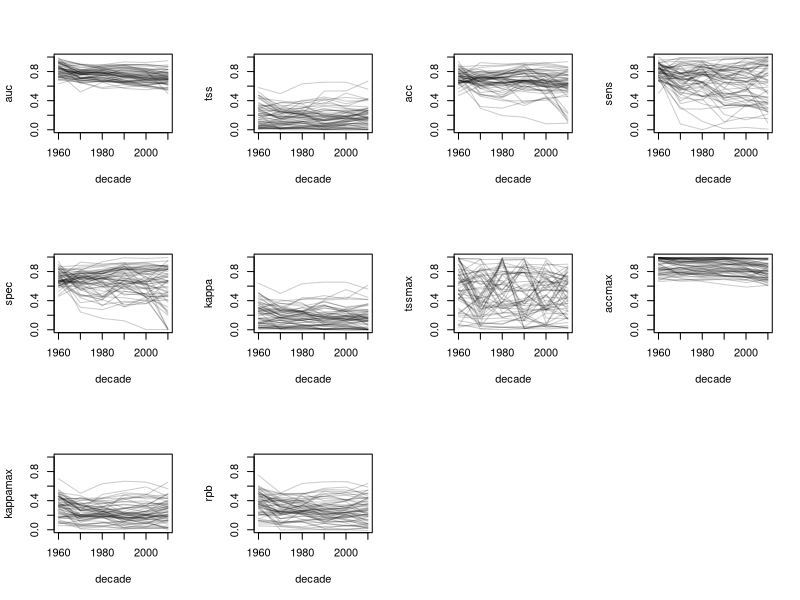
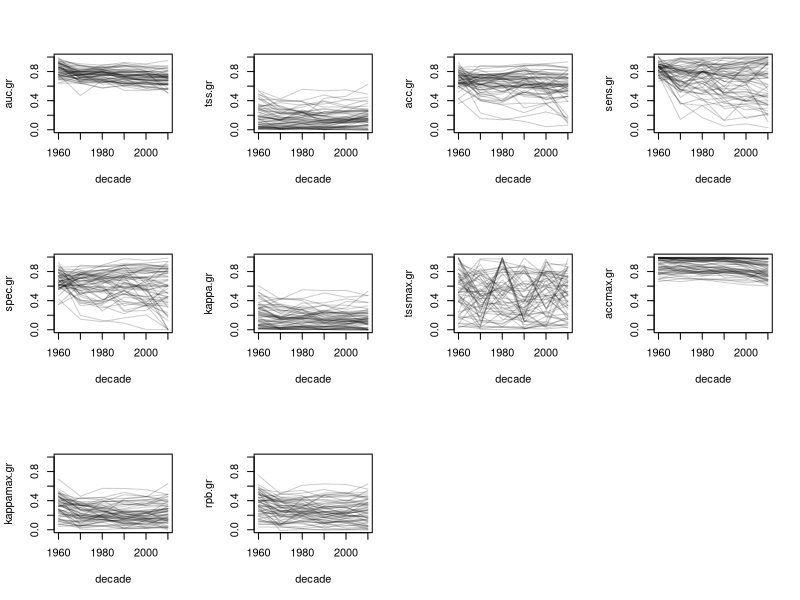

Source code (R) for these figures, in order:
## Another script to test whether thermal envelopes change through time (non-stationarity)
## This examines summary stats on models to first decade of dataset and projected later

## Set working directories depending on computer
if(Sys.info()["nodename"] == "pinsky-macbookair"){
	setwd('~/Documents/Rutgers/Range projections/proj_ranges/')
	modfolder <- '../CEmodels_nonstationaritytest/'
	nthreads=2
	}
if(Sys.info()["nodename"] == "amphiprion.deenr.rutgers.edu"){
	setwd('~/Documents/range_projections/')
	.libPaths(new='~/R/library/') # so that it can find my old packages
	modfolder <- 'CEmodels_nonstationaritytest/'
	nthreads=10
	}
if(Sys.info()["user"] == "lauren"){
	setwd('~/backup/NatCap/proj_ranges/')
	modfolder <- 'output/CEmodels_nonstationaritytest/'
	nthreads=1
}

# Load model evaluations
modeldiag <- read.csv('output/modeldiag_nonstationarity_projection.csv')

##########################################
# Plot stats over decades for each spp
##########################################
spp <- sort(unique(modeldiag$sppocean[!is.na(modeldiag$auc)]))

# On individual points
col=rgb(0, 0, 0, 0.2)
quartz(width=12, height=9)
par(mfrow=c(3,4))
	# auc
with(modeldiag[modeldiag$sppocean==spp[1],], plot(decade, auc, type='l', col=col, ylim=c(0,1)))
for(i in 2:length(spp)) with(modeldiag[modeldiag$sppocean==spp[i],], lines(decade, auc, col=col))
	# tss
with(modeldiag[modeldiag$sppocean==spp[1],], plot(decade, tss, type='l', col=col, ylim=c(0,1)))
for(i in 2:length(spp)) with(modeldiag[modeldiag$sppocean==spp[i],], lines(decade, tss, col=col))
	# acc
with(modeldiag[modeldiag$sppocean==spp[1],], plot(decade, acc, type='l', col=col, ylim=c(0,1)))
for(i in 2:length(spp)) with(modeldiag[modeldiag$sppocean==spp[i],], lines(decade, acc, col=col))
	# sens
with(modeldiag[modeldiag$sppocean==spp[1],], plot(decade, sens, type='l', col=col, ylim=c(0,1)))
for(i in 2:length(spp)) with(modeldiag[modeldiag$sppocean==spp[i],], lines(decade, sens, col=col))
	# spec
with(modeldiag[modeldiag$sppocean==spp[1],], plot(decade, spec, type='l', col=col, ylim=c(0,1)))
for(i in 2:length(spp)) with(modeldiag[modeldiag$sppocean==spp[i],], lines(decade, spec, col=col))
	# kappa
with(modeldiag[modeldiag$sppocean==spp[1],], plot(decade, kappa, type='l', col=col, ylim=c(0,1)))
for(i in 2:length(spp)) with(modeldiag[modeldiag$sppocean==spp[i],], lines(decade, kappa, col=col))
	# tssmax
with(modeldiag[modeldiag$sppocean==spp[1],], plot(decade, tssmax, type='l', col=col, ylim=c(0,1)))
for(i in 2:length(spp)) with(modeldiag[modeldiag$sppocean==spp[i],], lines(decade, tssmax, col=col))
	# accmax
with(modeldiag[modeldiag$sppocean==spp[1],], plot(decade, accmax, type='l', col=col, ylim=c(0,1)))
for(i in 2:length(spp)) with(modeldiag[modeldiag$sppocean==spp[i],], lines(decade, accmax, col=col))
	# kappamax
with(modeldiag[modeldiag$sppocean==spp[1],], plot(decade, kappamax, type='l', col=col, ylim=c(0,1)))
for(i in 2:length(spp)) with(modeldiag[modeldiag$sppocean==spp[i],], lines(decade, kappamax, col=col))
	# rpb
with(modeldiag[modeldiag$sppocean==spp[1],], plot(decade, rpb, type='l', col=col, ylim=c(0,1)))
for(i in 2:length(spp)) with(modeldiag[modeldiag$sppocean==spp[i],], lines(decade, rpb, col=col))

# On gridded data
col=rgb(0, 0, 0, 0.2)
quartz(width=12, height=9)
par(mfrow=c(3,4))
	# auc
with(modeldiag[modeldiag$sppocean==spp[1],], plot(decade, auc.gr, type='l', col=col, ylim=c(0,1)))
for(i in 2:length(spp)) with(modeldiag[modeldiag$sppocean==spp[i],], lines(decade, auc.gr, col=col))
	# tss
with(modeldiag[modeldiag$sppocean==spp[1],], plot(decade, tss.gr, type='l', col=col, ylim=c(0,1)))
for(i in 2:length(spp)) with(modeldiag[modeldiag$sppocean==spp[i],], lines(decade, tss.gr, col=col))
	# acc
with(modeldiag[modeldiag$sppocean==spp[1],], plot(decade, acc.gr, type='l', col=col, ylim=c(0,1)))
for(i in 2:length(spp)) with(modeldiag[modeldiag$sppocean==spp[i],], lines(decade, acc.gr, col=col))
	# sens
with(modeldiag[modeldiag$sppocean==spp[1],], plot(decade, sens.gr, type='l', col=col, ylim=c(0,1)))
for(i in 2:length(spp)) with(modeldiag[modeldiag$sppocean==spp[i],], lines(decade, sens.gr, col=col))
	# spec
with(modeldiag[modeldiag$sppocean==spp[1],], plot(decade, spec.gr, type='l', col=col, ylim=c(0,1)))
for(i in 2:length(spp)) with(modeldiag[modeldiag$sppocean==spp[i],], lines(decade, spec.gr, col=col))
	# kappa
with(modeldiag[modeldiag$sppocean==spp[1],], plot(decade, kappa.gr, type='l', col=col, ylim=c(0,1)))
for(i in 2:length(spp)) with(modeldiag[modeldiag$sppocean==spp[i],], lines(decade, kappa.gr, col=col))
	# tssmax
with(modeldiag[modeldiag$sppocean==spp[1],], plot(decade, tssmax.gr, type='l', col=col, ylim=c(0,1)))
for(i in 2:length(spp)) with(modeldiag[modeldiag$sppocean==spp[i],], lines(decade, tssmax.gr, col=col))
	# accmax
with(modeldiag[modeldiag$sppocean==spp[1],], plot(decade, accmax.gr, type='l', col=col, ylim=c(0,1)))
for(i in 2:length(spp)) with(modeldiag[modeldiag$sppocean==spp[i],], lines(decade, accmax.gr, col=col))
	# kappamax
with(modeldiag[modeldiag$sppocean==spp[1],], plot(decade, kappamax.gr, type='l', col=col, ylim=c(0,1)))
for(i in 2:length(spp)) with(modeldiag[modeldiag$sppocean==spp[i],], lines(decade, kappamax.gr, col=col))
	# rpb
with(modeldiag[modeldiag$sppocean==spp[1],], plot(decade, rpb.gr, type='l', col=col, ylim=c(0,1)))
for(i in 2:length(spp)) with(modeldiag[modeldiag$sppocean==spp[i],], lines(decade, rpb.gr, col=col))